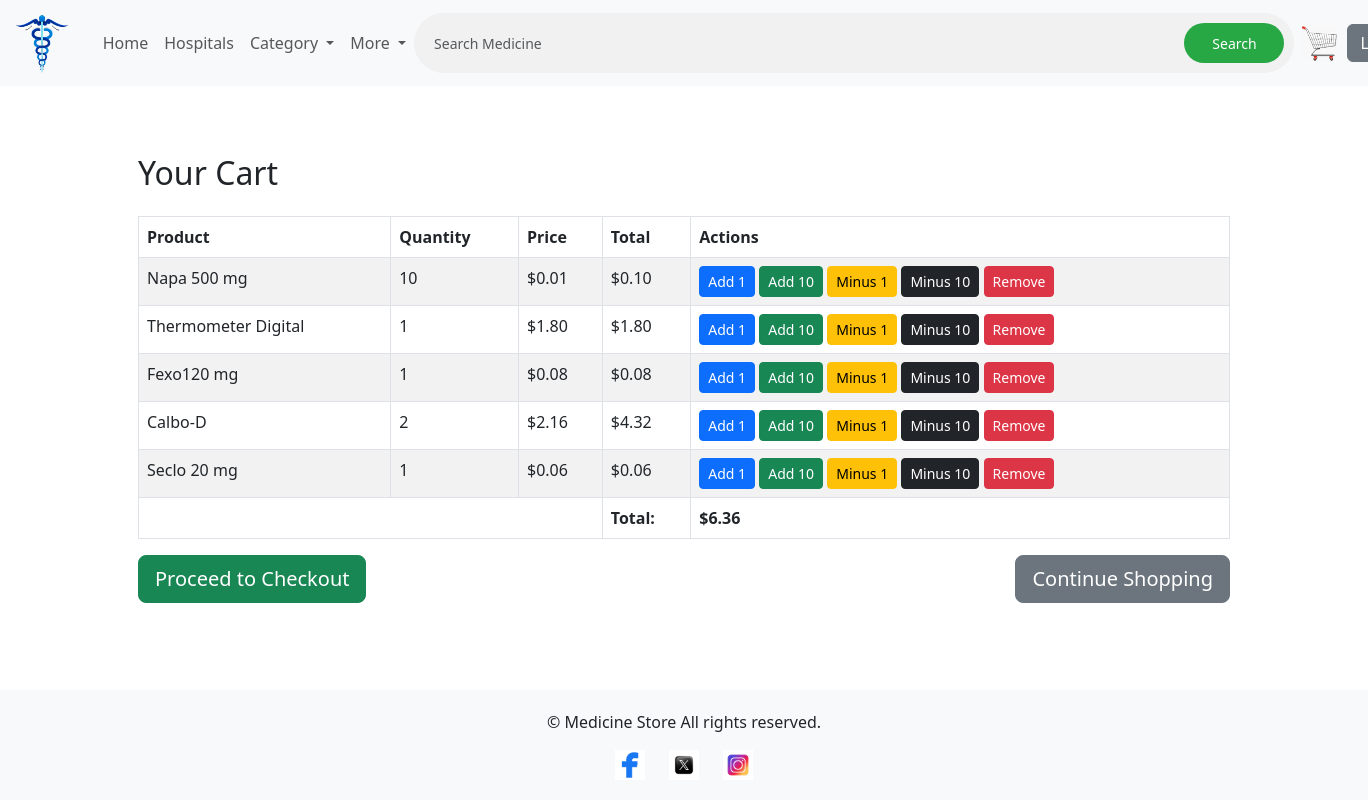
The app's page /cart/ (signed in) with its own data.
### cart/models.py (models this page shows)
class CartItem(models.Model):
    cart = models.ForeignKey(Cart, on_delete=models.CASCADE, related_name='items')
    medicine = models.ForeignKey('store.Medicine', on_delete=models.CASCADE)
    quantity = models.PositiveIntegerField(default=0)
    def get_total_price(self):
        return self.medicine.price * self.quantity

class Cart(models.Model):
    user = models.OneToOneField(
        settings.AUTH_USER_MODEL, on_delete=models.CASCADE, related_name='cart'
    )
    created_at = models.DateTimeField(auto_now_add=True)
    def get_total_price(self):
        return sum(item.get_total_price() for item in self.items.all())

### store/models.py (models this page shows, shortened)
class Medicine(models.Model):
    name = models.CharField(max_length=255)  # Name of the medicine
    generic_name = models.CharField(max_length=255, default="N/A")  # Generic name
    description = models.TextField()  # Medicine description
    category = models.ForeignKey(
        Category,
        on_delete=models.CASCADE,
        related_name="medicines",
        default= 'OTC Medicine',
    )
    Dosage = models.TextField(blank=True, null=True)
    diseases = models.TextField(blank=True, null=True)
    side_effects = models.TextField(blank=True, null=True)  # Optional side effects
    price = models.DecimalField(max_digits=10, decimal_places=2)  # Price of the medicine
    picture = models.ImageField(upload_to='products/',blank=True, null=True)  # Picture of the medicine

### cart/views.py (the view)
# urls.py: path('cart/', cart_views.view_cart, name='view_cart'),
def view_cart(request):
    cart = get_object_or_404(Cart, user=request.user)
    return render(request, 'cart.html', {'cart': cart})

### cart/templates/cart.html (shortened to what this page needs)
{% extends 'base.html' %}
{% block content %}
<div class="container my-5">
    <h2 class="mb-4">Your Cart</h2>
    <table class="table table-bordered table-striped">
        <thead>
            <tr>
                <th>Product</th>
                <th>Quantity</th>
                <th>Price</th>
                <th>Total</th>
                <th>Actions</th>
            </tr>
        </thead>
        <tbody>
            {% if cart.items.all %}
                {% for item in cart.items.all %}
                    <tr>
                        <td>{{ item.medicine.name }}</td>
                        <td>{{ item.quantity }}</td>
                        <td>${{ item.medicine.price }}</td>
                        <td>${{ item.get_total_price }}</td>
                        <td>
                            <a href="/cart/add/{{ item.medicine.id }}/1/" class="btn btn-primary btn-sm">Add 1</a>
                            <a href="/cart/add/{{ item.medicine.id }}/10/" class="btn btn-success btn-sm">Add 10</a>
                            <a href="/cart/minus/{{ item.medicine.id }}/1/" class="btn btn-warning btn-sm">Minus 1</a>
                            <a href="/cart/minus/{{ item.medicine.id }}/10/" class="btn btn-dark btn-sm">Minus 10</a>
                            <a href="/cart/remove/{{ item.id }}/" class="btn btn-danger btn-sm">Remove</a>
                        </td>
                    </tr>
                {% endfor %}
                <tr>
                    <td colspan="3"></td>
                    <td><strong>Total:</strong></td>
                    <td><strong>${{ cart.get_total_price }}</strong></td>
                </tr>
            {% else %}
                <tr>
                    <td colspan="5" class="text-center">Your cart is empty.</td>
                </tr>
            {% endif %}
        </tbody>
    </table>
    <div class="d-flex justify-content-between">
        <a href="{% url 'checkout' %}" class="btn btn-success btn-lg">Proceed to Checkout</a>
        <a href="/" class="btn btn-secondary btn-lg">Continue Shopping</a>
    </div>
</div>
{% endblock %}

### static/css/styles.css (style rules this page uses)
body { font-family: Arial, sans-serif; margin: 0; padding: 0; display: flex; flex-direction: column; min-height: 100vh; }

### records on screen
CartItem: medicine.name "Napa 500 mg", quantity "10", medicine.price "0.01", get_total_price "0.10"
CartItem: medicine.name "Thermometer Digital", quantity "1", medicine.price "1.80", get_total_price "1.80"
CartItem: medicine.name "Fexo120 mg", quantity "1", medicine.price "0.08", get_total_price "0.08"
CartItem: medicine.name "Calbo-D", quantity "2", medicine.price "2.16", get_total_price "4.32"
CartItem: medicine.name "Seclo 20 mg", quantity "1", medicine.price "0.06", get_total_price "0.06"
Cart: get_total_price "6.36"
